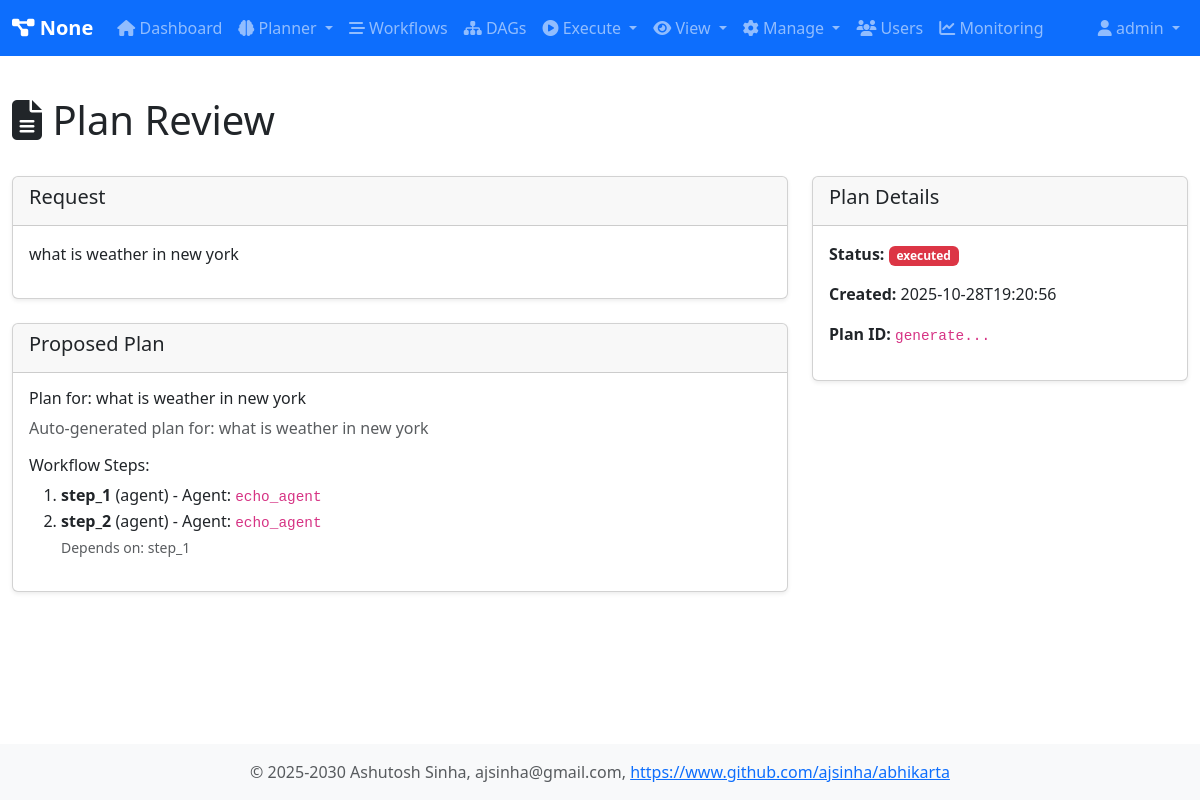
The app's page /plan/generated_plan_00883223 (signed in) with its own data.
### tables this page shows
CREATE TABLE plans (
            plan_id TEXT PRIMARY KEY,
            user_id TEXT NOT NULL,
            request TEXT,
            plan_json TEXT,
            status TEXT DEFAULT 'pending_approval',
            created_at TEXT DEFAULT CURRENT_TIMESTAMP,
            approved_at TEXT,
            rejected_at TEXT,
            rejection_reason TEXT
        );

### routes/planner_routes.py (the view)
        @self.app.route('/plan/<plan_id>')
        @self.login_required
        def plan_detail(plan_id):
            user = self.user_registry.get_user(session['user_id'])
            plan_data = self.planner.get_plan(plan_id)
            if not plan_data:
                flash('Plan not found', 'danger')
                return redirect(url_for('planner_page'))
            if plan_data['user_id'] != user.user_id and not user.is_admin():
                flash('Access denied', 'danger')
                return redirect(url_for('planner_page'))
            return render_template('plan_detail.html', user=user, plan=plan_data)

### core/user_registry.py (called while the page is built)
    def is_admin(self) -> bool:
        return self.role == 'admin'

    def get_user(self, user_id: str) -> Optional[User]:
        return self._users.get(user_id)

### db/database.py (called while the page is built)
    @contextmanager
    def get_connection(self):
        conn = None
        try:
            if self.db_type == 'sqlite':
                conn = sqlite3.connect(self.db_path)
                conn.row_factory = sqlite3.Row
            elif self.db_type == 'postgresql':
                import psycopg2
                import psycopg2.extras
                conn = psycopg2.connect(**self.pg_params)
                conn.cursor_factory = psycopg2.extras.RealDictCursor
            yield conn
            conn.commit()
        except Exception as e:
            if conn:
                conn.rollback()
            raise e
        finally:
            if conn:
                conn.close()

    def fetchone(self, query: str, params: Tuple = ()) -> Optional[Dict[str, Any]]:
        with self.get_connection() as conn:
            cursor = conn.cursor()
            cursor.execute(query, params)
            row = cursor.fetchone()
            return dict(row) if row else None

### routes/auth_routes.py (called while the page is built)
    def login_required(self, f):
        @wraps(f)
        def decorated_function(*args, **kwargs):
            if 'user_id' not in session:
                return redirect(url_for('login'))
            return f(*args, **kwargs)
        return decorated_function

### web/app.py (called while the page is built)
    def _initialize_app(self):
        self.app = Flask(__name__)
        self.app.secret_key = os.urandom(24)
        self.app.template_filter('format_number')
        def format_number(value):
            try:
                num = float(value)
                if num >= 1000:
                    return f"{num / 1000:.0f}"
                return str(int(num))
            except:
                return str(value)
        @self.app.context_processor
        def inject_system_name():
            system_name = getattr(self, 'system_name', 'Abhikarta')
            return dict(system_name=system_name)

### web/templates/plan_detail.html (shortened to what this page needs)
{% extends "base.html" %}
{% block content %}
<div class="row mb-4">
    <div class="col">
        <h1><i class="fas fa-file-alt"></i> Plan Review</h1>
    </div>
</div>
<div class="row">
    <div class="col-md-8">
        <div class="card">
            <div class="card-header">
                <h5>Request</h5>
            </div>
            <div class="card-body">
                <p>{{ plan.request }}</p>
            </div>
        </div>
        <div class="card mt-3">
            <div class="card-header">
                <h5>Proposed Plan</h5>
            </div>
            <div class="card-body">
                <h6>{{ plan.plan.name }}</h6>
                <p class="text-muted">{{ plan.plan.description }}</p>
                <h6 class="mt-3">Workflow Steps:</h6>
                <ol>
                    {% for node in plan.plan.nodes %}
                    <li>
                        <strong>{{ node.node_id }}</strong> ({{ node.node_type }})
                        {% if node.agent_id %}
                        - Agent: <code>{{ node.agent_id }}</code>
                        {% endif %}
                        {% if node.dependencies %}
                        <br><small class="text-muted">Depends on: {{ node.dependencies | join(', ') }}</small>
                        {% endif %}
                    </li>
                    {% endfor %}
                </ol>
            </div>
        </div>
    </div>
    <div class="col-md-4">
        <div class="card">
            <div class="card-header">
                <h5>Plan Details</h5>
            </div>
            <div class="card-body">
                <p><strong>Status:</strong>
                    <span class="badge bg-{{ 'success' if plan.status == 'approved' else 'warning' if plan.status == 'pending_approval' else 'danger' }}">
                        {{ plan.status }}
                    </span>
                </p>
                <p><strong>Created:</strong> {{ plan.created_at[:19] }}</p>
                <p><strong>Plan ID:</strong> <code>{{ plan.plan_id[:8] }}...</code></p>
            </div>
        </div>
    </div>
</div>
{% endblock %}

### web/templates/base.html (shortened to what this page needs)
<!DOCTYPE html>
<html lang="en">
<head>
    <link href="https://cdn.jsdelivr.net/npm/bootstrap@5.3.0/dist/css/bootstrap.min.css" rel="stylesheet">
    <link rel="stylesheet" href="https://cdnjs.cloudflare.com/ajax/libs/font-awesome/6.4.0/css/all.min.css">
    <link href="{{ url_for('static', filename='css/style.css') }}" rel="stylesheet">
</head>
<body>
    {% if user %}
    <nav class="navbar navbar-expand-lg navbar-dark bg-primary">
        <div class="container-fluid">
            <a class="navbar-brand" href="{{ url_for('dashboard') }}">
                <i class="fas fa-project-diagram"></i> {{ system_name }}
            </a>
            <div class="collapse navbar-collapse" id="navbarNav">
                <ul class="navbar-nav me-auto">
                    <li class="nav-item">
                        <a class="nav-link" href="{{ url_for('dashboard') }}">
                            <i class="fas fa-home"></i> Dashboard
                        </a>
                    </li>
                    <li class="nav-item dropdown">
                        <a class="nav-link dropdown-toggle" href="#" id="plannerDropdown" role="button" data-bs-toggle="dropdown">
                            <i class="fas fa-brain"></i> Planner
                        </a>
                    </li>
                    <li class="nav-item">
                        <a class="nav-link" href="{{ url_for('workflows') }}">
                            <i class="fas fa-stream"></i> Workflows
                        </a>
                    </li>
                    <li class="nav-item">
                        <a class="nav-link" href="{{ url_for('dags') }}">
                            <i class="fas fa-sitemap"></i> DAGs
                        </a>
                    </li>
                    <li class="nav-item dropdown">
                        <a class="nav-link dropdown-toggle" href="#" id="executeDropdown" role="button" data-bs-toggle="dropdown">
                            <i class="fas fa-play-circle"></i> Execute
                        </a>
                    </li>
                    <li class="nav-item dropdown">
                        <a class="nav-link dropdown-toggle" href="#" id="viewDropdown" role="button" data-bs-toggle="dropdown">
                            <i class="fas fa-eye"></i> View
                        </a>
                    </li>
                    <li class="nav-item dropdown">
                        <a class="nav-link dropdown-toggle" href="#" id="manageDropdown" role="button" data-bs-toggle="dropdown">
                            <i class="fas fa-cog"></i> Manage
                        </a>
                    </li>
                    {% if user.is_admin() %}
                    <li class="nav-item">
                        <a class="nav-link" href="{{ url_for('users') }}">
                            <i class="fas fa-users"></i> Users
                        </a>
                    </li>
                    <li class="nav-item">
                        <a class="nav-link" href="{{ url_for('monitoring_dashboard') }}">
                            <i class="fas fa-chart-line"></i> Monitoring
                        </a>
                    </li>
                    {% endif %}
                </ul>
                <ul class="navbar-nav">
                    <li class="nav-item dropdown">
                        <a class="nav-link dropdown-toggle" href="#" id="userDropdown" role="button" data-bs-toggle="dropdown">
                            <i class="fas fa-user"></i> {{ user.username }}
                        </a>
                    </li>
                </ul>
            </div>
        </div>
    </nav>
    {% endif %}
    <main class="container-fluid py-4">
        {% block content %}{% endblock %}
    </main>
    <footer class="footer mt-auto py-3 bg-light">
        <div class="container text-center">
            <span class="text-muted">© 2025-2030 Ashutosh Sinha, ajsinha@gmail.com,
                <a href="https://www.github.com/ajsinha/abhikarta" target="_blank">https://www.github.com/ajsinha/abhikarta</a>
            </span>
        </div>
    </footer>
</body>
</html>

### web/static/css/style.css (style rules this page uses)
body { min-height: 100vh; display: flex; flex-direction: column; }
main { flex: 1; }
.footer { margin-top: auto; }
.card { margin-bottom: 1.5rem; box-shadow: 0 0.125rem 0.25rem rgba(0,0,0,.075); }
code { font-size: 90%; }
.navbar-brand { font-weight: bold; }

### records on screen
plans: username "admin", request "what is weather in new york", status "executed", created_at "2025-10-28T19:20:56"

### other values on screen
{{ system_name }} "None"
{{ plan.plan.name }} "Plan for: what is weather in new york"
{{ plan.plan.description }} "Auto-generated plan for: what is weather in new york"
{{ node.node_id }} "step_1" "step_2"
{{ node.node_type }} "agent" "agent"
{{ node.agent_id }} "echo_agent" "echo_agent"
{{ node.dependencies | join(', ') }} "step_1"
{{ plan.plan_id[:8] }} "generate"
